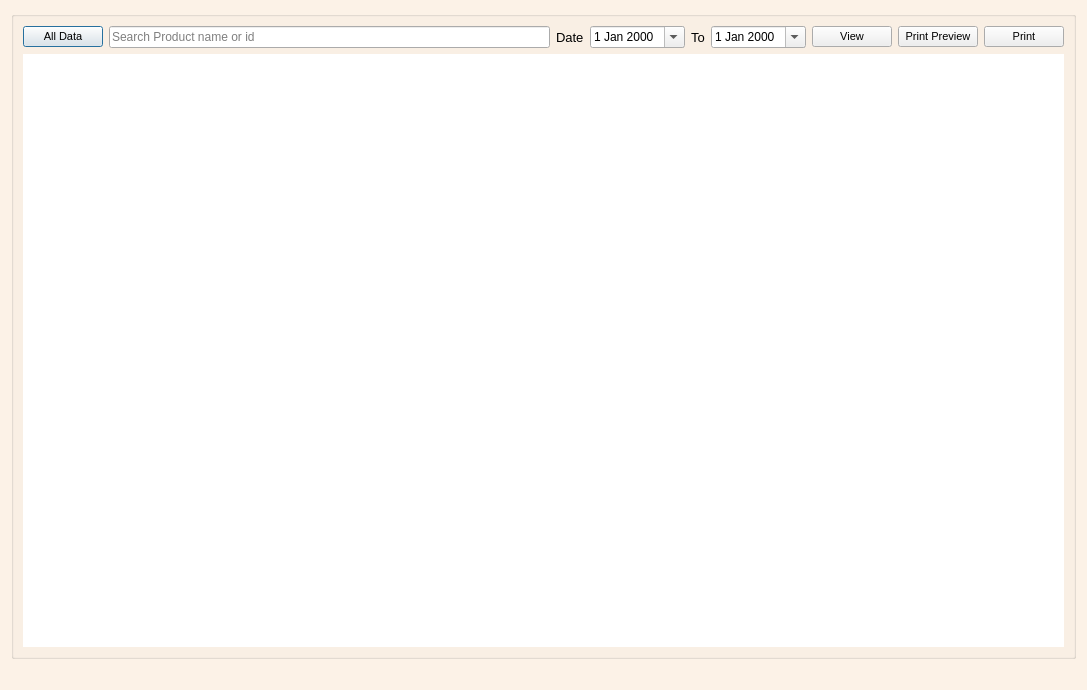
<?xml version="1.0" encoding="UTF-8"?>
<ui version="4.0">
 <class>Dialog</class>
 <widget class="QDialog" name="Dialog">
  <property name="windowModality">
   <enum>Qt::ApplicationModal</enum>
  </property>
  <property name="geometry">
   <rect>
    <x>0</x>
    <y>0</y>
    <width>1087</width>
    <height>690</height>
   </rect>
  </property>
  <property name="windowTitle">
   <string>Dialog</string>
  </property>
  <property name="styleSheet">
   <string notr="true">QDialog#Dialog{
background-color: rgb(252, 242, 231);
}</string>
  </property>
  <layout class="QGridLayout" name="gridLayout_4">
   <item row="0" column="0" colspan="2">
    <widget class="QGroupBox" name="groupBox">
     <property name="font">
      <font>
       <pointsize>8</pointsize>
      </font>
     </property>
     <property name="title">
      <string/>
     </property>
     <layout class="QGridLayout" name="gridLayout">
      <item row="0" column="0">
       <layout class="QHBoxLayout" name="horizontalLayout_2">
        <item>
         <layout class="QHBoxLayout" name="horizontalLayout">
          <item>
           <widget class="QPushButton" name="allb">
            <property name="font">
             <font>
              <pointsize>8</pointsize>
             </font>
            </property>
            <property name="text">
             <string>All Data</string>
            </property>
           </widget>
          </item>
          <item>
           <widget class="QLineEdit" name="searchv">
            <property name="font">
             <font>
              <pointsize>9</pointsize>
             </font>
            </property>
            <property name="placeholderText">
             <string>Search Product name or id </string>
            </property>
           </widget>
          </item>
          <item>
           <widget class="QLabel" name="label">
            <property name="font">
             <font>
              <pointsize>10</pointsize>
             </font>
            </property>
            <property name="text">
             <string>Date</string>
            </property>
           </widget>
          </item>
          <item>
           <widget class="QDateEdit" name="fromd">
            <property name="font">
             <font>
              <pointsize>9</pointsize>
             </font>
            </property>
            <property name="calendarPopup">
             <bool>true</bool>
            </property>
           </widget>
          </item>
          <item>
           <widget class="QLabel" name="label_2">
            <property name="font">
             <font>
              <pointsize>10</pointsize>
             </font>
            </property>
            <property name="text">
             <string>To</string>
            </property>
           </widget>
          </item>
          <item>
           <widget class="QDateEdit" name="tod">
            <property name="font">
             <font>
              <pointsize>9</pointsize>
             </font>
            </property>
            <property name="calendarPopup">
             <bool>true</bool>
            </property>
           </widget>
          </item>
          <item>
           <widget class="QPushButton" name="submitb">
            <property name="font">
             <font>
              <pointsize>8</pointsize>
             </font>
            </property>
            <property name="text">
             <string>View</string>
            </property>
           </widget>
          </item>
          <item>
           <widget class="QPushButton" name="printpreview">
            <property name="font">
             <font>
              <pointsize>8</pointsize>
             </font>
            </property>
            <property name="text">
             <string>Print Preview</string>
            </property>
           </widget>
          </item>
          <item>
           <widget class="QPushButton" name="print">
            <property name="font">
             <font>
              <pointsize>8</pointsize>
             </font>
            </property>
            <property name="text">
             <string>Print</string>
            </property>
           </widget>
          </item>
         </layout>
        </item>
       </layout>
      </item>
      <item row="1" column="0">
       <widget class="QTextEdit" name="textEdit">
        <property name="styleSheet">
         <string notr="true">
border:none;
</string>
        </property>
        <property name="horizontalScrollBarPolicy">
         <enum>Qt::ScrollBarAlwaysOff</enum>
        </property>
        <property name="readOnly">
         <bool>true</bool>
        </property>
       </widget>
      </item>
     </layout>
    </widget>
   </item>
   <item row="1" column="0">
    <spacer name="horizontalSpacer">
     <property name="orientation">
      <enum>Qt::Horizontal</enum>
     </property>
     <property name="sizeHint" stdset="0">
      <size>
       <width>649</width>
       <height>20</height>
      </size>
     </property>
    </spacer>
   </item>
  </layout>
 </widget>
 <resources/>
 <connections/>
</ui>
